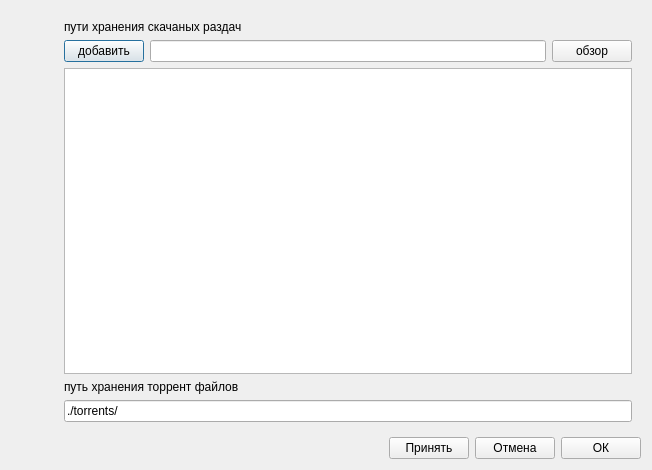
<?xml version="1.0" encoding="UTF-8"?>
<ui version="4.0">
 <class>SettingsWindow</class>
 <widget class="QDialog" name="SettingsWindow">
  <property name="geometry">
   <rect>
    <x>0</x>
    <y>0</y>
    <width>652</width>
    <height>470</height>
   </rect>
  </property>
  <property name="windowTitle">
   <string>настройки</string>
  </property>
  <layout class="QHBoxLayout" name="horizontalLayout_2">
   <item>
    <layout class="QVBoxLayout" name="verticalLayout">
     <item>
      <layout class="QHBoxLayout" name="horizontalLayout">
       <item>
        <widget class="QWidget" name="widget" native="true">
         <layout class="QVBoxLayout" name="verticalLayout_2">
          <item>
           <spacer name="verticalSpacer">
            <property name="orientation">
             <enum>Qt::Vertical</enum>
            </property>
            <property name="sizeHint" stdset="0">
             <size>
              <width>20</width>
              <height>40</height>
             </size>
            </property>
           </spacer>
          </item>
         </layout>
        </widget>
       </item>
       <item>
        <widget class="QStackedWidget" name="stackedWidget">
         <property name="currentIndex">
          <number>1</number>
         </property>
         <widget class="QWidget" name="page"/>
         <widget class="QWidget" name="page_2">
          <layout class="QVBoxLayout" name="verticalLayout_3">
           <item>
            <widget class="QLabel" name="label">
             <property name="text">
              <string>пути хранения скачаных раздач</string>
             </property>
            </widget>
           </item>
           <item>
            <layout class="QHBoxLayout" name="horizontalLayout_3">
             <item>
              <widget class="QPushButton" name="addPathButton">
               <property name="text">
                <string>добавить</string>
               </property>
              </widget>
             </item>
             <item>
              <widget class="QLineEdit" name="pathLineEdit"/>
             </item>
             <item>
              <widget class="QPushButton" name="viewDirectoriesButton">
               <property name="text">
                <string>обзор</string>
               </property>
              </widget>
             </item>
            </layout>
           </item>
           <item>
            <widget class="QListWidget" name="pathsList"/>
           </item>
           <item>
            <widget class="QLabel" name="label_2">
             <property name="text">
              <string>путь хранения торрент файлов</string>
             </property>
            </widget>
           </item>
           <item>
            <widget class="QLineEdit" name="torrentFilesPath">
             <property name="text">
              <string>./torrents/</string>
             </property>
            </widget>
           </item>
          </layout>
         </widget>
        </widget>
       </item>
      </layout>
     </item>
     <item>
      <layout class="QHBoxLayout" name="horizontalLayout_4">
       <item>
        <spacer name="horizontalSpacer">
         <property name="orientation">
          <enum>Qt::Horizontal</enum>
         </property>
         <property name="sizeHint" stdset="0">
          <size>
           <width>40</width>
           <height>20</height>
          </size>
         </property>
        </spacer>
       </item>
       <item>
        <widget class="QPushButton" name="applyButton">
         <property name="text">
          <string>Принять</string>
         </property>
        </widget>
       </item>
       <item>
        <widget class="QPushButton" name="cancelButton">
         <property name="text">
          <string>Отмена</string>
         </property>
        </widget>
       </item>
       <item>
        <widget class="QPushButton" name="okButton">
         <property name="text">
          <string>ОК</string>
         </property>
        </widget>
       </item>
      </layout>
     </item>
    </layout>
   </item>
  </layout>
 </widget>
 <resources/>
 <connections/>
</ui>
